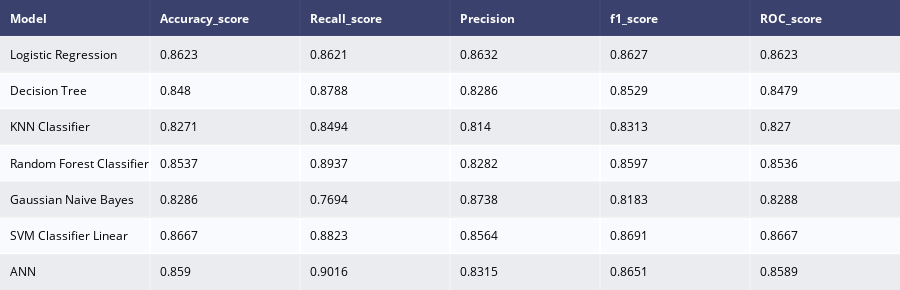

The notebook cell this image was saved under:
### Markdown cell above
# Model Performance

### Model Performance metrics

### Code cell
def model_report(accuracy,recall,precision,f1score,name,ROC) :
    
    df = pd.DataFrame({"Model"           : [name],
                       "Accuracy_score"  : [accuracy],
                       "Recall_score"    : [recall],
                       "Precision"       : [precision],
                       "f1_score"        : [f1score],
                       "ROC_score"       : [ROC]
                       
                      })
    return df

#outputs for every model
model1 = model_report(accuracy_lr,recall_lr,precision_lr,f1_score_lr,
                      "Logistic Regression",ROC_lr)

model2 = model_report(accuracy_dt,recall_dt,precision_dt,f1_score_dt,
                       "Decision Tree",ROC_dt)

model3 = model_report(accuracy_knn,recall_knn,precision_knn,f1_score_knn,
                      "KNN Classifier",ROC_knn)

model4 = model_report(accuracy_rf,recall_rf,precision_rf,f1_score_rf,
                      "Random Forest Classifier",ROC_rf)

model5 = model_report(accuracy_nb,recall_nb,precision_nb,f1_score_nb,
                      "Gaussian Naive Bayes",ROC_nb)

model6 = model_report(accuracy_sv,recall_sv,precision_sv,f1_score_sv,
                      "SVM Classifier Linear",ROC_sv)

model7=model_report(accuracy_ann,recall_ann,precision_ann,f1_score_ann,
                      "ANN",ROC_ann)

#concat all models
model_performances = pd.concat([model1, model2, model3, model4, model5, model6, model7],axis = 0).reset_index()

model_performances = model_performances.drop(columns = "index",axis =1)

table  = ff.create_table(np.round(model_performances,4))

py.iplot(table)

### Figure 1 — Plotly figure (JSON) as saved in the notebook; plotly's stock layout.template omitted (floating-point values rounded to 4 significant figures)
{"data": [{"colorscale": [[0, "#00083e"], [0.5, "#ededee"], [1, "#ffffff"]], "hoverinfo": "none", "opacity": 0.75, "showscale": false, "type": "heatmap", "z": [[0, 0, 0, 0, 0, 0], [0.5, 0.5, 0.5, 0.5, 0.5, 0.5], [1, 1, 1, 1, 1, 1], [0.5, 0.5, 0.5, 0.5, 0.5, 0.5], [1, 1, 1, 1, 1, 1], [0.5, 0.5, 0.5, 0.5, 0.5, 0.5], [1, 1, 1, 1, 1, 1], [0.5, 0.5, 0.5, 0.5, 0.5, 0.5]]}], "layout": {"annotations": [{"align": "left", "font": {"color": "#ffffff"}, "showarrow": false, "text": "<b>Model</b>", "x": -0.45, "xanchor": "left", "xref": "x", "y": 0, "yref": "y"}, {"align": "left", "font": {"color": "#ffffff"}, "showarrow": false, "text": "<b>Accuracy_score</b>", "x": 0.55, "xanchor": "left", "xref": "x", "y": 0, "yref": "y"}, {"align": "left", "font": {"color": "#ffffff"}, "showarrow": false, "text": "<b>Recall_score</b>", "x": 1.55, "xanchor": "left", "xref": "x", "y": 0, "yref": "y"}, {"align": "left", "font": {"color": "#ffffff"}, "showarrow": false, "text": "<b>Precision</b>", "x": 2.55, "xanchor": "left", "xref": "x", "y": 0, "yref": "y"}, {"align": "left", "font": {"color": "#ffffff"}, "showarrow": false, "text": "<b>f1_score</b>", "x": 3.55, "xanchor": "left", "xref": "x", "y": 0, "yref": "y"}, {"align": "left", "font": {"color": "#ffffff"}, "showarrow": false, "text": "<b>ROC_score</b>", "x": 4.55, "xanchor": "left", "xref": "x", "y": 0, "yref": "y"}, {"align": "left", "font": {"color": "#000000"}, "showarrow": false, "text": "Logistic Regression", "x": -0.45, "xanchor": "left", "xref": "x", "y": 1, "yref": "y"}, {"align": "left", "font": {"color": "#000000"}, "showarrow": false, "text": "0.8623", "x": 0.55, "xanchor": "left", "xref": "x", "y": 1, "yref": "y"}, {"align": "left", "font": {"color": "#000000"}, "showarrow": false, "text": "0.8621", "x": 1.55, "xanchor": "left", "xref": "x", "y": 1, "yref": "y"}, {"align": "left", "font": {"color": "#000000"}, "showarrow": false, "text": "0.8632", "x": 2.55, "xanchor": "left", "xref": "x", "y": 1, "yref": "y"}, {"align": "left", "font": {"color": "#000000"}, "showarrow": false, "text": "0.8627", "x": 3.55, "xanchor": "left", "xref": "x", "y": 1, "yref": "y"}, {"align": "left", "font": {"color": "#000000"}, "showarrow": false, "text": "0.8623", "x": 4.55, "xanchor": "left", "xref": "x", "y": 1, "yref": "y"}, {"align": "left", "font": {"color": "#000000"}, "showarrow": false, "text": "Decision Tree", "x": -0.45, "xanchor": "left", "xref": "x", "y": 2, "yref": "y"}, {"align": "left", "font": {"color": "#000000"}, "showarrow": false, "text": "0.848", "x": 0.55, "xanchor": "left", "xref": "x", "y": 2, "yref": "y"}, {"align": "left", "font": {"color": "#000000"}, "showarrow": false, "text": "0.8788", "x": 1.55, "xanchor": "left", "xref": "x", "y": 2, "yref": "y"}, {"align": "left", "font": {"color": "#000000"}, "showarrow": false, "text": "0.8286", "x": 2.55, "xanchor": "left", "xref": "x", "y": 2, "yref": "y"}, {"align": "left", "font": {"color": "#000000"}, "showarrow": false, "text": "0.8529", "x": 3.55, "xanchor": "left", "xref": "x", "y": 2, "yref": "y"}, {"align": "left", "font": {"color": "#000000"}, "showarrow": false, "text": "0.8479", "x": 4.55, "xanchor": "left", "xref": "x", "y": 2, "yref": "y"}, {"align": "left", "font": {"color": "#000000"}, "showarrow": false, "text": "KNN Classifier", "x": -0.45, "xanchor": "left", "xref": "x", "y": 3, "yref": "y"}, {"align": "left", "font": {"color": "#000000"}, "showarrow": false, "text": "0.8271", "x": 0.55, "xanchor": "left", "xref": "x", "y": 3, "yref": "y"}, {"align": "left", "font": {"color": "#000000"}, "showarrow": false, "text": "0.8494", "x": 1.55, "xanchor": "left", "xref": "x", "y": 3, "yref": "y"}, {"align": "left", "font": {"color": "#000000"}, "showarrow": false, "text": "0.814", "x": 2.55, "xanchor": "left", "xref": "x", "y": 3, "yref": "y"}, {"align": "left", "font": {"color": "#000000"}, "showarrow": false, "text": "0.8313", "x": 3.55, "xanchor": "left", "xref": "x", "y": 3, "yref": "y"}, {"align": "left", "font": {"color": "#000000"}, "showarrow": false, "text": "0.827", "x": 4.55, "xanchor": "left", "xref": "x", "y": 3, "yref": "y"}, {"align": "left", "font": {"color": "#000000"}, "showarrow": false, "text": "Random Forest Classifier", "x": -0.45, "xanchor": "left", "xref": "x", "y": 4, "yref": "y"}, {"align": "left", "font": {"color": "#000000"}, "showarrow": false, "text": "0.8537", "x": 0.55, "xanchor": "left", "xref": "x", "y": 4, "yref": "y"}, {"align": "left", "font": {"color": "#000000"}, "showarrow": false, "text": "0.8937", "x": 1.55, "xanchor": "left", "xref": "x", "y": 4, "yref": "y"}, {"align": "left", "font": {"color": "#000000"}, "showarrow": false, "text": "0.8282", "x": 2.55, "xanchor": "left", "xref": "x", "y": 4, "yref": "y"}, {"align": "left", "font": {"color": "#000000"}, "showarrow": false, "text": "0.8597", "x": 3.55, "xanchor": "left", "xref": "x", "y": 4, "yref": "y"}, {"align": "left", "font": {"color": "#000000"}, "showarrow": false, "text": "0.8536", "x": 4.55, "xanchor": "left", "xref": "x", "y": 4, "yref": "y"}, {"align": "left", "font": {"color": "#000000"}, "showarrow": false, "text": "Gaussian Naive Bayes", "x": -0.45, "xanchor": "left", "xref": "x", "y": 5, "yref": "y"}, {"align": "left", "font": {"color": "#000000"}, "showarrow": false, "text": "0.8286", "x": 0.55, "xanchor": "left", "xref": "x", "y": 5, "yref": "y"}, {"align": "left", "font": {"color": "#000000"}, "showarrow": false, "text": "0.7694", "x": 1.55, "xanchor": "left", "xref": "x", "y": 5, "yref": "y"}, {"align": "left", "font": {"color": "#000000"}, "showarrow": false, "text": "0.8738", "x": 2.55, "xanchor": "left", "xref": "x", "y": 5, "yref": "y"}, {"align": "left", "font": {"color": "#000000"}, "showarrow": false, "text": "0.8183", "x": 3.55, "xanchor": "left", "xref": "x", "y": 5, "yref": "y"}, {"align": "left", "font": {"color": "#000000"}, "showarrow": false, "text": "0.8288", "x": 4.55, "xanchor": "left", "xref": "x", "y": 5, "yref": "y"}, {"align": "left", "font": {"color": "#000000"}, "showarrow": false, "text": "SVM Classifier Linear", "x": -0.45, "xanchor": "left", "xref": "x", "y": 6, "yref": "y"}, {"align": "left", "font": {"color": "#000000"}, "showarrow": false, "text": "0.8667", "x": 0.55, "xanchor": "left", "xref": "x", "y": 6, "yref": "y"}, {"align": "left", "font": {"color": "#000000"}, "showarrow": false, "text": "0.8823", "x": 1.55, "xanchor": "left", "xref": "x", "y": 6, "yref": "y"}, {"align": "left", "font": {"color": "#000000"}, "showarrow": false, "text": "0.8564", "x": 2.55, "xanchor": "left", "xref": "x", "y": 6, "yref": "y"}, {"align": "left", "font": {"color": "#000000"}, "showarrow": false, "text": "0.8691", "x": 3.55, "xanchor": "left", "xref": "x", "y": 6, "yref": "y"}, {"align": "left", "font": {"color": "#000000"}, "showarrow": false, "text": "0.8667", "x": 4.55, "xanchor": "left", "xref": "x", "y": 6, "yref": "y"}, {"align": "left", "font": {"color": "#000000"}, "showarrow": false, "text": "ANN", "x": -0.45, "xanchor": "left", "xref": "x", "y": 7, "yref": "y"}, {"align": "left", "font": {"color": "#000000"}, "showarrow": false, "text": "0.859", "x": 0.55, "xanchor": "left", "xref": "x", "y": 7, "yref": "y"}, {"align": "left", "font": {"color": "#000000"}, "showarrow": false, "text": "0.9016", "x": 1.55, "xanchor": "left", "xref": "x", "y": 7, "yref": "y"}, {"align": "left", "font": {"color": "#000000"}, "showarrow": false, "text": "0.8315", "x": 2.55, "xanchor": "left", "xref": "x", "y": 7, "yref": "y"}, {"align": "left", "font": {"color": "#000000"}, "showarrow": false, "text": "0.8651", "x": 3.55, "xanchor": "left", "xref": "x", "y": 7, "yref": "y"}, {"align": "left", "font": {"color": "#000000"}, "showarrow": false, "text": "0.8589", "x": 4.55, "xanchor": "left", "xref": "x", "y": 7, "yref": "y"}], "height": 290, "margin": {"b": 0, "l": 0, "r": 0, "t": 0}, "xaxis": {"dtick": 1, "gridwidth": 2, "showticklabels": false, "tick0": -0.5, "ticks": "", "zeroline": false}, "yaxis": {"autorange": "reversed", "dtick": 1, "gridwidth": 2, "showticklabels": false, "tick0": 0.5, "ticks": "", "zeroline": false}}}
